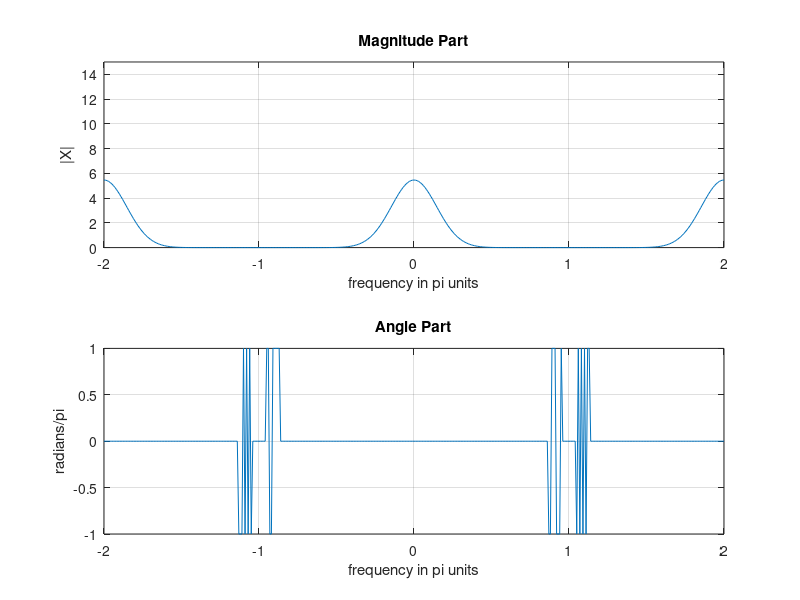

Here is the MATLAB script that generated this plot:
clc;clear all; close all;
n=-10:10;x= (0.9.^n).^n;k= -200:200;w=(pi/100)*k;
X=x*(exp(-j*pi/100)).^(n'*k);
magX= abs(X); angX= angle(X)
subplot(2,1,1);plot(w/pi,magX);grid;axis([-2,2,0,15])
xlabel('frequency in pi units'); title ('Magnitude Part'); ylabel('|X|')
subplot(2,1,2);plot(w/pi,angX/pi) ; grid; axis([-2,2,-1,1])
xlabel('frequency in pi units'); title ('Angle Part'); ylabel('radians/pi');
k=0:200;X_reversed= conj(X(201-k));%X(201-k)
X_conjugate= X(201+k);%X*(201+k)
error =norm(X_reversed-X_conjugate);% Tinh sai so chuan
disp(['Norm of the error:',num2str(error)]);
